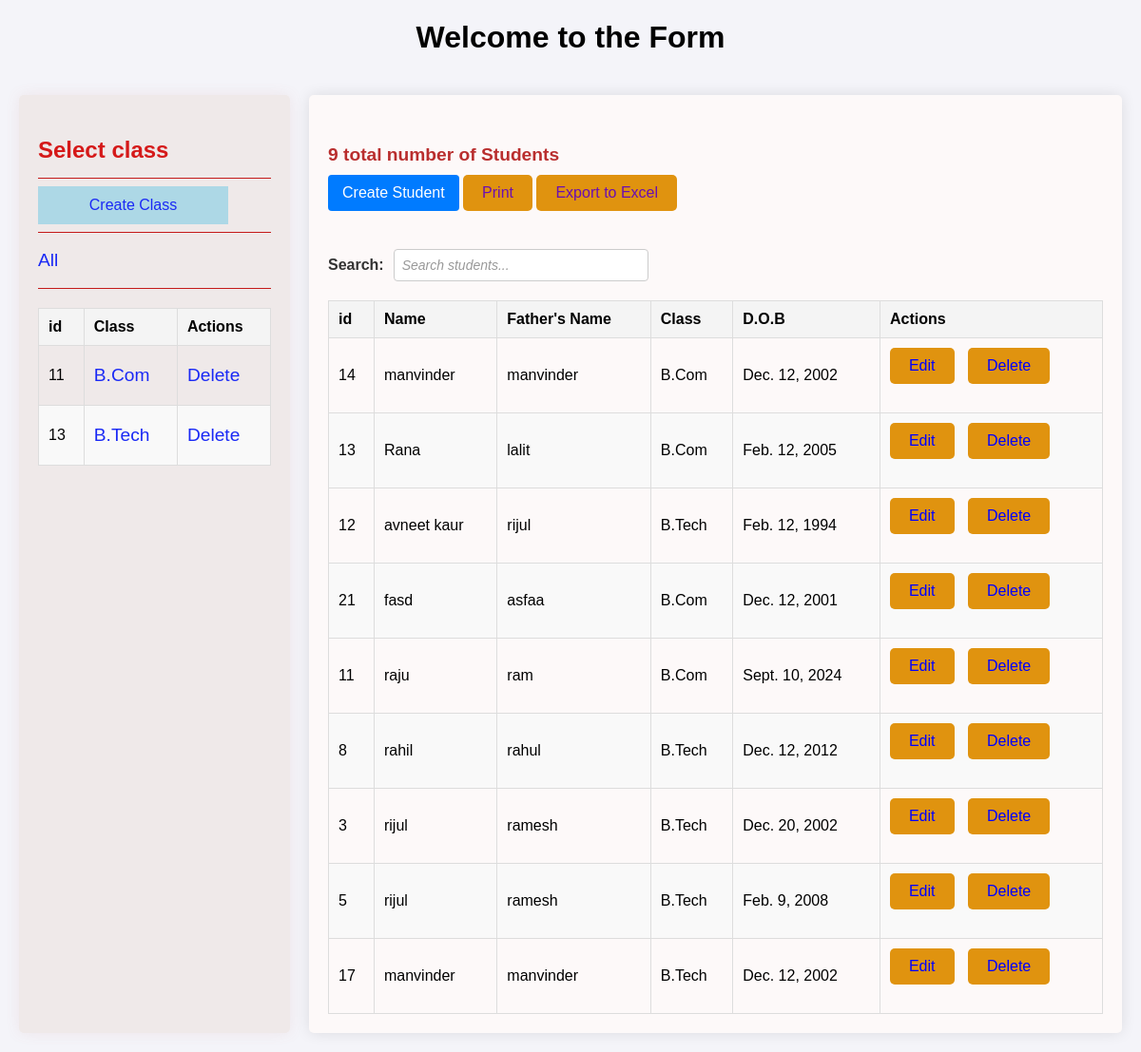
The page / on the database its author committed.
### collegeform/models.py (models this page shows, shortened)
class Class(models.Model):
    id = models.AutoField(primary_key=True)
    name = models.CharField(max_length = 20)
    def __str__(self):
        return self.name

class Student(models.Model):
    departments = models.ForeignKey(User,on_delete=models.SET_NULL,null=True)
    name = models.CharField(max_length = 20)
    fathername= models.CharField(max_length = 20)
    email = models.EmailField()
    Classs = models.ForeignKey(Class,on_delete=models.SET_NULL,null=True)
    date_of_birth = models.DateField()
    updated = models.DateTimeField(auto_now = True)
    created = models.DateTimeField(auto_now_add= True)
    class Meta:
        ordering = ['-updated','-created']

### collegeform/views.py (the view)
# urls.py: 2. Add a URL to urlpatterns:  path('', views.home, name='home')
def home(request):
    q=  request.GET.get('q') if request.GET.get('q')!=None else ''
    Students = Student.objects.filter(Q(Classs__name__icontains=q)|Q(name__icontains=q)|Q(id__contains=q)|Q(fathername__icontains=q))
    student_count = Students.count()
    Classs = Class.objects.all()
    context = {'Studentss':Students,'Classs':Classs,'student_count':student_count}
    return render(request,'home.html',context)

### collegeform/templates/home.html (shortened to what this page needs)
{% extends 'main.html' %}
{% load static %}
{% block content %}
<h1 style="text-align: center;">Welcome to the Form</h1>
<link
  rel="stylesheet"
  href="https://unpkg.com/@trevoreyre/autocomplete-js/dist/style.css"
/>
<link rel="stylesheet" href="{% static 'home.css' %}">
<div class="home-container">
    <div>
        <h3>Select class</h3>
        <hr>
        <button type="create"> <a href="{% url 'createclass' %}">Create Class</a> </button>
        <hr>
        <a href="{% url 'home' %}">All</a>
        <hr>
        <div>
            <table>
                <thead>
                    <tr>
                        <th>id</th>
                        <th>Class</th>
                        <th>Actions</th>
                    </tr>
                </thead>
                <tbody>
                    {% for class in Classs %}
                    <tr>
                        <td>{{class.id}}</td>
                        <td><a href="{% url 'home' %}?q={{class.name}}">{{ class.name }}</a></td>
                        <td>
                            <a href="{% url 'deleteclass' class.id %}">Delete  </a>
                        </td>
                    </tr>
                    {% endfor %}
                </tbody>
            </table>
        </div>
    </div>
    <div>
        <h5>{{ student_count }} total number of Students</h5>
        <div class="button-contianer"><a href="{% url 'create_student' %}" style="display: inline-block; padding: 10px 15px; background-color: #007BFF; color: #fff; border-radius: 4px; text-decoration: none;">Create Student</a>
         <a href="{% url 'printstudents' %}">Print</a>
         <a href="{% url 'export_to_excel' %}" class="btn btn-primary">Export to Excel</a> </div>
        <div class="search-container">
            <label for="search-input">Search:</label>
            <form method="GET" action="{% url 'home' %}">
                <input type="text" id="search-input" name="q" placeholder="Search students..." />
            </form>
        </div>
        <div>
            <table>
                <thead>
                    <tr>
                        <th>id</th>
                        <th>Name</th>
                        <th>Father's Name</th>
                        <th>Class</th>
                        <th>D.O.B</th>
                        <th>Actions</th>
                    </tr>
                </thead>
                <tbody>
                    {% for student in Studentss %}
                    <tr>
                        <td>{{student.id}}</td>
                        <td>{{ student.name }}</td>
                        <td>{{ student.fathername }}</td>
                        <td>{{ student.Classs }}</td>
                        <td> {{student.date_of_birth}} </td>
                        <td>
                            <a href="{% url 'updatestudent' student.id %}" style="color:blue; text-decoration: none; margin-right: 10px;">Edit</a>
                            <a href="{% url 'deletestudent' student.id %}" style="color: blue; text-decoration: none;">Delete</a>
                        </td>
                    </tr>
                    {% endfor %}
                </tbody>
            </table>
        </div>
    </div>
</div>
{% endblock content %}

### templates/main.html (shortened to what this page needs)
<!DOCTYPE html>
<html lang="en">
<head>
</head>
<body>
    {% block content %}{% endblock content %}
</body>
</html>

### collegeform/static/home.css (style rules this page uses)
body { font-family: Arial, sans-serif; background-color: #f4f4f9; margin: 0; padding: 0; }
.home-container { display: grid; grid-template-columns: 1fr 3fr; gap: 20px; padding: 20px; }
.home-container > div:first-child { background-color: #efe9e9; padding: 20px; border-radius: 5px; box-shadow: 0px 0px 15px rgba(183, 102, 102, 0.1); }
.home-container > div:first-child h3 { font-size: 1.5em; color: #d51919; margin-bottom: 15px; }
.home-container > div:first-child a { display: block; color: #1a29f5; text-decoration: none; padding: 10px 0; font-size: 1.2em; transition: color 0.3s ease; }
.home-container > div:first-child hr { border: 0; border-top: 1px solid #c41a1a; }
.home-container > div:last-child { background-color: #fdf9f9; padding: 20px; border-radius: 5px; box-shadow: 0px 0px 15px rgba(0, 0, 0, 0.1); }
.home-container > div:last-child h5 { color: #b92e2e; font-size: 1.2em; margin-bottom: 10px; }
.home-container > div:last-child a { display: inline-block; background-color: #e0930f; color: #6b0fb1; padding: 10px 20px; border-radius: 5px; text-decoration: none; margin-bottom: 20px; transition: background-color 0.3s ease; }
button[type="create"] { background-color: lightblue; height: auto; border: #1a29f5; margin: auto; width: 200px; }
.search-container { display: flex; align-items: center; margin: 20px 0; }
.search-container label { margin-right: 10px; font-weight: bold; font-size: 16px; color: #333; }
.search-container input[type="text"] { padding: 8px; font-size: 14px; border: 1px solid #ccc; border-radius: 4px; width: 250px; transition: border-color 0.3s ease; }
.search-container input::placeholder { color: #999; font-style: italic; }

### collegeform/templates/home.html (style rules this page uses)
.home-container { display: grid; grid-template-columns: 1fr 3fr; gap: 20px; }
table { width: 100%; border-collapse: collapse; margin-top: 20px; }
table, th, td { border: 1px solid #ddd; }
th, td { padding: 10px; text-align: left; }
th { background-color: #f4f4f4; }
tr:nth-child(even) { background-color: #f9f9f9; }

### rows shown on the page
Class: id "11", name "B.Com"
Class: id "13", name "B.Tech"
Student: id "14", name "manvinder", fathername "manvinder", Classs "B.Com", date_of_birth "Dec. 12, 2002"
Student: id "13", name "Rana", fathername "lalit", Classs "B.Com", date_of_birth "Feb. 12, 2005"
Student: id "12", name "avneet kaur", fathername "rijul", Classs "B.Tech", date_of_birth "Feb. 12, 1994"
Student: id "21", name "fasd", fathername "asfaa", Classs "B.Com", date_of_birth "Dec. 12, 2001"
Student: id "11", name "raju", fathername "ram", Classs "B.Com", date_of_birth "Sept. 10, 2024"
Student: id "8", name "rahil", fathername "rahul", Classs "B.Tech", date_of_birth "Dec. 12, 2012"
Student: id "3", name "rijul", fathername "ramesh", Classs "B.Tech", date_of_birth "Dec. 20, 2002"
Student: id "5", name "rijul", fathername "ramesh", Classs "B.Tech", date_of_birth "Feb. 9, 2008"
Student: id "17", name "manvinder", fathername "manvinder", Classs "B.Tech", date_of_birth "Dec. 12, 2002"

### other values the page prints
{{ student_count }} "9"
